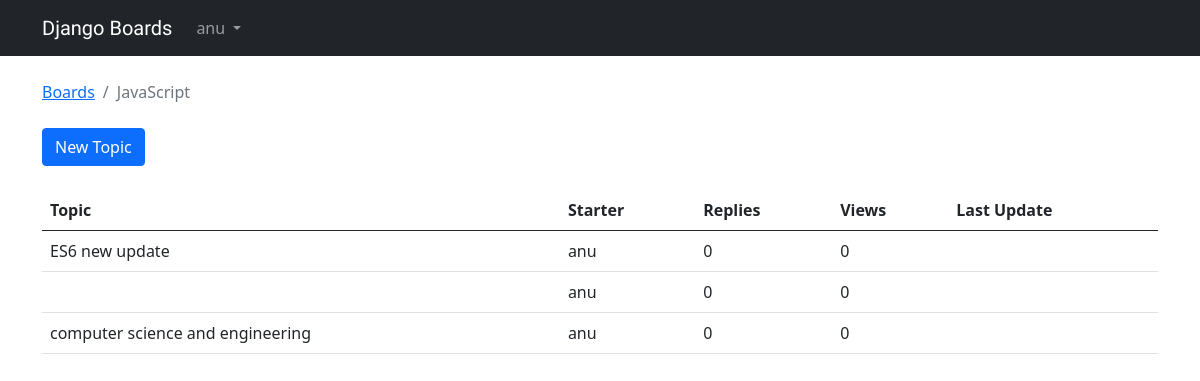
The page /board/3/ (signed in) on the database its author committed.
### board/models.py (models this page shows, shortened)
class Board(models.Model):
    name = models.CharField(max_length=30, unique=True)
    description = models.CharField(max_length=100)

class Topic(models.Model):
    subject = models.CharField(max_length=255)
    last_update = models.DateTimeField(auto_now_add=True)
    board = models.ForeignKey(Board, related_name='topics', on_delete=models.CASCADE)
    starter = models.ForeignKey(User, related_name='topics', on_delete=models.CASCADE)

### board/views.py (the view)
# urls.py: path('board/<int:pk>/', views.board_topics, name='board_topics'),
def board_topics(request, pk):
    try:
        board = Board.objects.get(pk=pk)
    except Board.DoesNotExist:
        raise Http404
    return render(request, 'topics.html', {'board': board})

### templates/topics.html (shortened to what this page needs)
{% extends 'base.html' %}
{% load static %}
{% block breadcrumb %}
    <li class="breadcrumb-item"><a href="{% url 'home' %}">Boards</a> </li>
    <li class="breadcrumb-item active">{{ board.name }}</li>
{% endblock %}
{% block content %}
    <div class="mb-4">
        <a href="{% url 'new_topic' board.pk %}" class="btn btn-primary">New Topic</a>
    </div>
    <table class="table">
        <thead class="thead-inverse">
            <tr>
                <th>Topic</th>
                <th>Starter</th>
                <th>Replies</th>
                <th>Views</th>
                <th>Last Update</th>
            </tr>
        </thead>
    <tbody>
        {% for topic in board.topics.all %}
            <tr>
                <td>{{ topic.subject }}</td>
                <td>{{ topic.starter.username }}</td>
                <td>0</td>
                <td>0</td>
                <td>{{ topic.last_updated }}</td>
            </tr>
        {% endfor %}
    </tbody>
    </table>
{% endblock %}

### templates/base.html (shortened to what this page needs)
{%  load static %}
<!DOCTYPE html>
<html lang="en">
<head>
    <link rel="stylesheet" href="{% static 'css/bootstrap.min.css' %}">
    <link rel="stylesheet" href="{% static 'css/app.css' %}">
</head>
<body>
    {% block body %}
        <nav class="navbar navbar-expand-sm navbar-dark bg-dark">
            <div class="container">
                <a class="navbar-brand" href="{% url 'home' %}">Django Boards</a>
                <div class="collapse navbar-collapse" id="mainMenu">
                    {% if user.is_authenticated %}
                        <ul class="navbar-nav ml-auto">
                            <li class="nav-item dropdown">
                                <a class="nav-link dropdown-toggle" href="#" id="userMenu" data-toggle="dropdown" aria-haspopup="true" aria-expanded="false">
                                    {{ user.username }}
                                </a>
                            </li>
                        </ul>
                    {% else %}
                        <form class="form-inline ml-auto">
                            <a href="{% url 'login' %}" class="btn btn-outline-secondary">Log in</a>
                            <a href="{% url 'signup' %}" class="btn btn-primary ml-2">Sign up</a>
                        </form>
                    {% endif %}
                </div>
            </div>
        </nav>
        <div class="container">
            <ol class="breadcrumb my-4">
                {% block breadcrumb %}
                {% endblock %}
            </ol>
            {% block content %}
            {% endblock %}
        </div>
    {% endblock %}
</body>
</html>

### static/css/app.css (style rules this page uses)
.navbar-brand { font-family: 'Peralta', cursive; }

### rows shown on the page
Board: name "JavaScript"
Topic: subject "ES6 new update", starter.username "anu"
Topic: starter.username "anu"
Topic: subject "computer science and engineering", starter.username "anu"

### other values the page prints
{{ user.username }} "anu"
